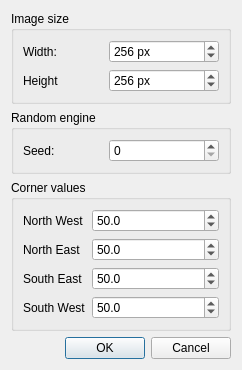
<?xml version="1.0" encoding="UTF-8"?>
<ui version="4.0">
 <class>DiamondSquareGenerator</class>
 <widget class="QDialog" name="DiamondSquareGenerator">
  <property name="geometry">
   <rect>
    <x>0</x>
    <y>0</y>
    <width>242</width>
    <height>363</height>
   </rect>
  </property>
  <property name="windowTitle">
   <string>Dialog</string>
  </property>
  <layout class="QVBoxLayout" name="verticalLayout">
   <item>
    <widget class="QGroupBox" name="imageSizeGroupBox">
     <property name="title">
      <string>Image size</string>
     </property>
     <layout class="QFormLayout" name="formLayout_3">
      <property name="fieldGrowthPolicy">
       <enum>QFormLayout::AllNonFixedFieldsGrow</enum>
      </property>
      <item row="0" column="0">
       <widget class="QLabel" name="widthLabel">
        <property name="minimumSize">
         <size>
          <width>80</width>
          <height>0</height>
         </size>
        </property>
        <property name="text">
         <string>Width:</string>
        </property>
       </widget>
      </item>
      <item row="0" column="1">
       <widget class="QSpinBox" name="widthSpinBox">
        <property name="suffix">
         <string> px</string>
        </property>
        <property name="maximum">
         <number>8096</number>
        </property>
        <property name="value">
         <number>256</number>
        </property>
       </widget>
      </item>
      <item row="1" column="0">
       <widget class="QLabel" name="heightLabel">
        <property name="minimumSize">
         <size>
          <width>80</width>
          <height>0</height>
         </size>
        </property>
        <property name="text">
         <string>Height</string>
        </property>
       </widget>
      </item>
      <item row="1" column="1">
       <widget class="QSpinBox" name="heightSpinBox">
        <property name="suffix">
         <string> px</string>
        </property>
        <property name="maximum">
         <number>8096</number>
        </property>
        <property name="value">
         <number>256</number>
        </property>
       </widget>
      </item>
     </layout>
    </widget>
   </item>
   <item>
    <widget class="QGroupBox" name="randomEngineGroupBox">
     <property name="title">
      <string>Random engine</string>
     </property>
     <layout class="QFormLayout" name="formLayout_6">
      <property name="fieldGrowthPolicy">
       <enum>QFormLayout::AllNonFixedFieldsGrow</enum>
      </property>
      <item row="0" column="0">
       <widget class="QLabel" name="seedLabel">
        <property name="minimumSize">
         <size>
          <width>80</width>
          <height>0</height>
         </size>
        </property>
        <property name="text">
         <string>Seed:</string>
        </property>
       </widget>
      </item>
      <item row="0" column="1">
       <widget class="QSpinBox" name="seedSpinBox">
        <property name="maximum">
         <number>2147483647</number>
        </property>
       </widget>
      </item>
     </layout>
    </widget>
   </item>
   <item>
    <widget class="QGroupBox" name="groupBox">
     <property name="title">
      <string>Corner values</string>
     </property>
     <layout class="QFormLayout" name="formLayout">
      <property name="fieldGrowthPolicy">
       <enum>QFormLayout::AllNonFixedFieldsGrow</enum>
      </property>
      <item row="0" column="0">
       <widget class="QLabel" name="nwLabel">
        <property name="text">
         <string>North West</string>
        </property>
       </widget>
      </item>
      <item row="0" column="1">
       <widget class="QDoubleSpinBox" name="nwDoubleSpinBox">
        <property name="decimals">
         <number>1</number>
        </property>
        <property name="value">
         <double>50.000000000000000</double>
        </property>
       </widget>
      </item>
      <item row="1" column="0">
       <widget class="QLabel" name="neLabel">
        <property name="text">
         <string>North East</string>
        </property>
       </widget>
      </item>
      <item row="1" column="1">
       <widget class="QDoubleSpinBox" name="neDoubleSpinBox">
        <property name="decimals">
         <number>1</number>
        </property>
        <property name="value">
         <double>50.000000000000000</double>
        </property>
       </widget>
      </item>
      <item row="2" column="0">
       <widget class="QLabel" name="seLabel">
        <property name="text">
         <string>South East</string>
        </property>
       </widget>
      </item>
      <item row="2" column="1">
       <widget class="QDoubleSpinBox" name="seDoubleSpinBox">
        <property name="decimals">
         <number>1</number>
        </property>
        <property name="value">
         <double>50.000000000000000</double>
        </property>
       </widget>
      </item>
      <item row="3" column="0">
       <widget class="QLabel" name="swLabel">
        <property name="text">
         <string>South West</string>
        </property>
       </widget>
      </item>
      <item row="3" column="1">
       <widget class="QDoubleSpinBox" name="swDoubleSpinBox">
        <property name="decimals">
         <number>1</number>
        </property>
        <property name="value">
         <double>50.000000000000000</double>
        </property>
       </widget>
      </item>
     </layout>
    </widget>
   </item>
   <item>
    <widget class="QDialogButtonBox" name="buttonBox">
     <property name="orientation">
      <enum>Qt::Horizontal</enum>
     </property>
     <property name="standardButtons">
      <set>QDialogButtonBox::Cancel|QDialogButtonBox::Ok</set>
     </property>
    </widget>
   </item>
  </layout>
 </widget>
 <resources/>
 <connections>
  <connection>
   <sender>buttonBox</sender>
   <signal>accepted()</signal>
   <receiver>DiamondSquareGenerator</receiver>
   <slot>accept()</slot>
   <hints>
    <hint type="sourcelabel">
     <x>248</x>
     <y>254</y>
    </hint>
    <hint type="destinationlabel">
     <x>157</x>
     <y>274</y>
    </hint>
   </hints>
  </connection>
  <connection>
   <sender>buttonBox</sender>
   <signal>rejected()</signal>
   <receiver>DiamondSquareGenerator</receiver>
   <slot>reject()</slot>
   <hints>
    <hint type="sourcelabel">
     <x>316</x>
     <y>260</y>
    </hint>
    <hint type="destinationlabel">
     <x>286</x>
     <y>274</y>
    </hint>
   </hints>
  </connection>
 </connections>
</ui>
